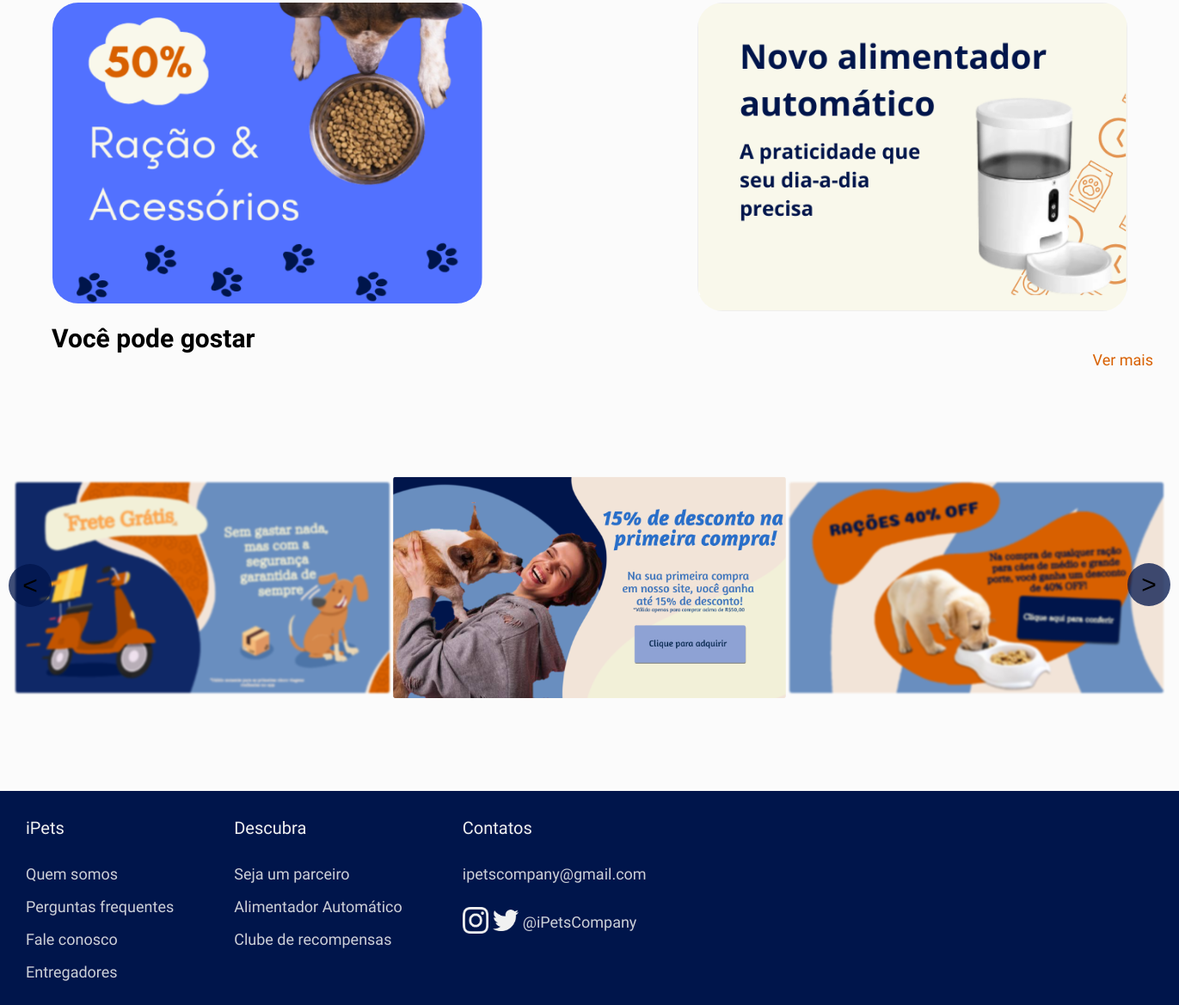
Before: / (lower part) with the older database file.
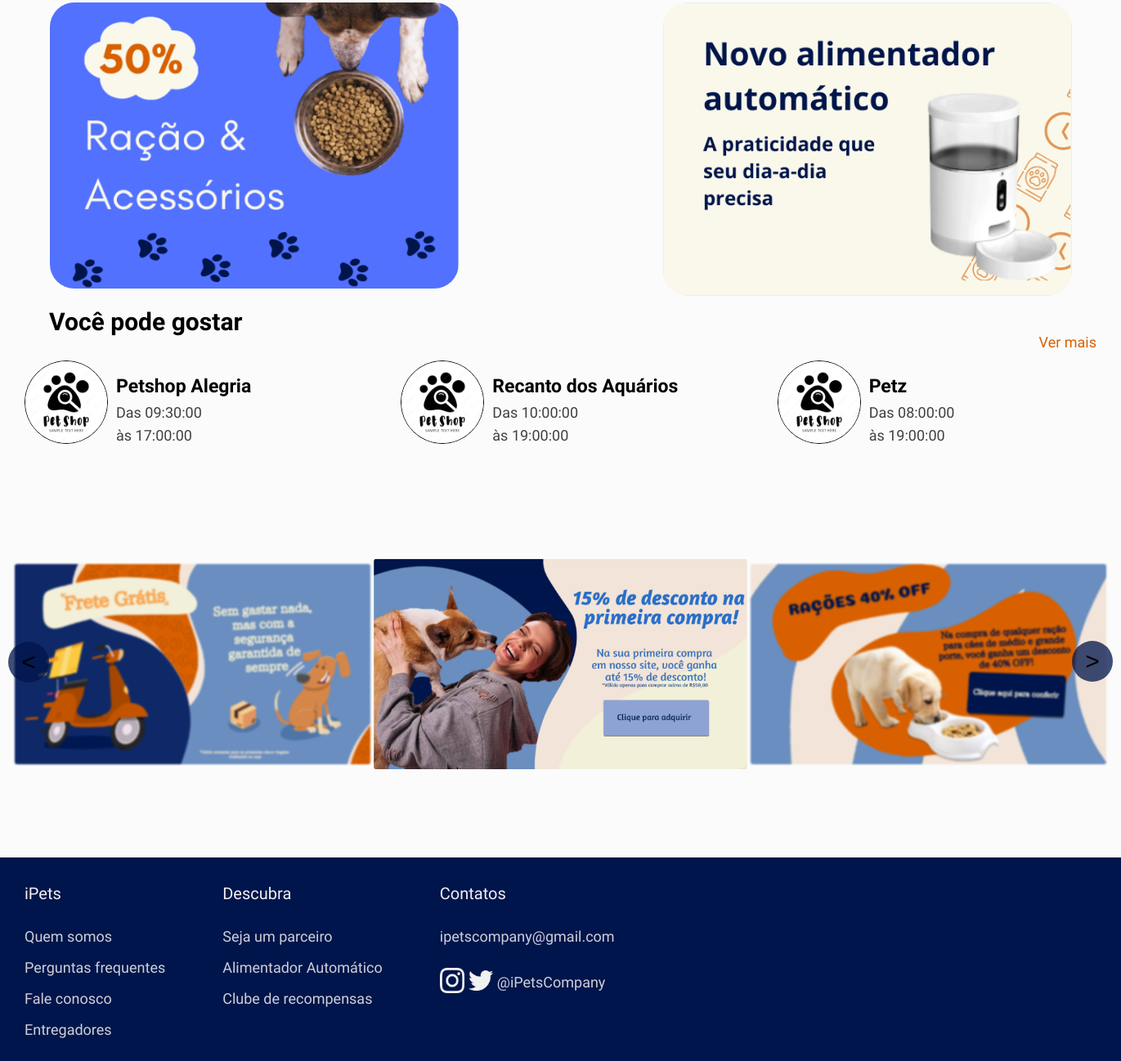
After: the same page with the newer database file.
### tables this page shows
CREATE TABLE `store` (
  `store_id` int(11) NOT NULL,
  `store_name` varchar(65) NOT NULL,
  `store_email` varchar(110) NOT NULL,
  `store_tel` varchar(14) NOT NULL,
  `store_cnpj` varchar(14) NOT NULL,
  `store_cidade` varchar(45) NOT NULL,
  `store_estado` varchar(45) NOT NULL,
  `store_end` varchar(45) NOT NULL,
  `store_senha` varchar(16) NOT NULL,
  `store_open` time NOT NULL,
  `store_close` time NOT NULL
);

### index.php (the view, shortened to what this page needs)
<?php
include_once("config.php");
?>
<!DOCTYPE html>
<html lang="pt-br">
<head>
    <link rel="stylesheet" href="./CSS/stylesHome.css">
    <link rel="stylesheet" href="./CSS/stylesPadrão.css">
</head>
<body>
    <main>
        <br>
        <br>
        <br>
        <div class="cards-home">
            <div class="card-home">
                <img src="./IMG/card-home-1.png">
            </div>
            <div class="card-home">
                <a href="./alimentador.php">
                    <img src="./IMG/card-home-2.png">
                </a>
            </div>
        </div>
        <div class="lojas-home-container">
            <div class="lojas-home-tit">
                <h1>Você pode gostar</h1>
                <a href="./lojas.php">Ver mais</a>
            </div>
            <div class="lojas-container">
                <?php
                $sql = "SELECT * FROM store ORDER BY RAND() LIMIT 3";
                $result = $connection->query($sql);
                while ($store_data = mysqli_fetch_assoc($result)) {
                    echo "
                        <div class='lojas'>
                            <a href='./paginaLoja.php?store_id=" . $store_data['store_id'] . "'>
                                <div class='lojas-info-total'>
                                    <input type='hidden' name='product_id' value='" . $store_data['store_id'] . "'>
                                    <img src='./IMG/pet-shop-store-icon.png'>
                                    <div class='lojas-info'>
                                        <h4>" . $store_data['store_name'] . "</h4>
                                        <p>Das <span class='hour'>" . $store_data['store_open'] . "</span></p>
                                        <p>às <span class='hour'>" . $store_data['store_close'] . "</span></p>
                                    </div>
                                </div>
                            </a>
                        </div>";
                }
                ?>
            </div>
        </div>
        <div class="carrossel">
            <button class="carrossel-button" id="ante">&#60;</button>
            <div class="carrossel-elementos-container">
                <div class="carrossel-elemento">
                    <img src="./IMG/cupom-3.png">
                </div>
                <div class="carrossel-elemento on">
                    <img src="./IMG/cupom-1.png">
                </div>
                <div class="carrossel-elemento">
                    <img src="./IMG/cupom-2.png">
                </div>
            </div>
            <button class="carrossel-button" id="prox">&#62;</button>
        </div>
    </main>
    <footer class="footer">
        <div class="footer-element">
            <h5>iPets</h5>
            <p>Quem somos</p>
            <p>Perguntas frequentes</p>
            <p>Fale conosco</p>
            <p>Entregadores</p>
        </div>
        <div class="footer-element">
            <h5>Descubra</h5>
            <p>Seja um parceiro</p>
            <p>Alimentador Automático</p>
            <p>Clube de recompensas</p>
        </div>
        <div class="footer-element">
            <h5>Contatos</h5>
            <p>ipetscompany@gmail.com</p>
            <div class="footer-element-contatos">
                <a href=""><img src="./IMG/instagram-icon.png"></a>
                <a href=""><img src="./IMG/twitter-icon.png"></a>
                <p>@iPetsCompany</p>
            </div>
        </div>
    </footer>
</body>
</html>

Changed rows visible on the page:
added store: store_name "Petshop Alegria", store_open "09:30:00", store_close "17:00:00"
added store: store_name "Recanto dos Aquários", store_open "10:00:00", store_close "19:00:00"
added store: store_name "Petz", store_open "08:00:00", store_close "19:00:00"
